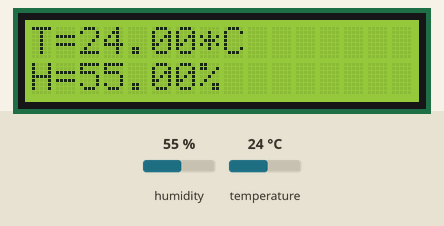
Bench run of a program on a simulated Arduino Uno, built with avr-gcc and run on an emulated ATmega328P. Shown: 16×2 character LCD. The inputs (shaded band) are chosen by the test bench; at power-on: humidity 55 %, temperature 24 °C. What the program prints to the serial monitor is not drawn.

Above: at 4.0 s.
4.1 s: humidity set to 22 %
At 6.5 s:
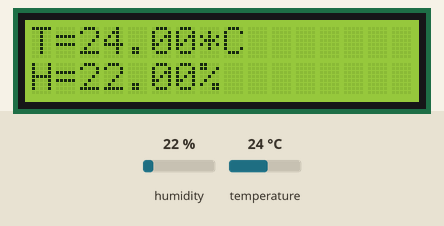
7.2 s: temperature set to 12 °C
At 8.0 s:
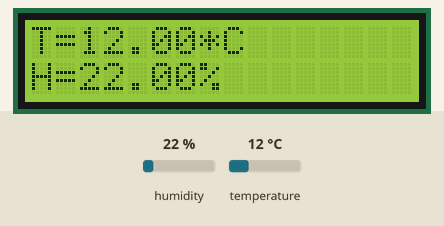
10.3 s: humidity set to 40 %
At 13.2 s:
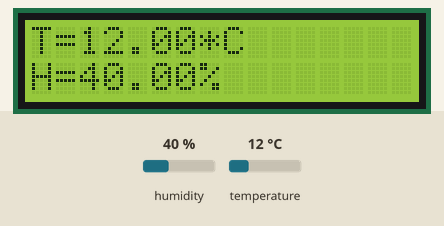
13.5 s: temperature set to 19 °C
At 14.9 s:
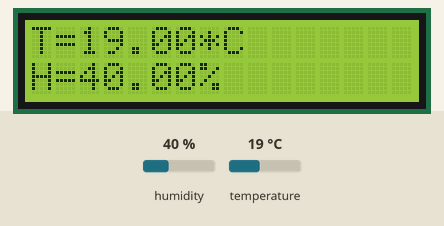
Timing chart, 0 to 16.5 s (numbered marks = the images above; inputs shaded):
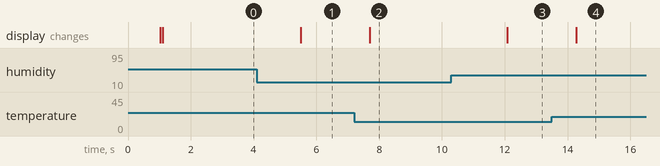

Measured:
- after the input at 4.1 s, the display: changes after 1.4 s (image 1)
- after the input at 7.2 s, the display: changes after 0.49 s (image 2)
- after the input at 10.3 s, the display: changes after 1.8 s (image 3)
- after the input at 13.5 s, the display: changes after 0.78 s (image 4)

The program:

main.cpp
```cpp
#include <Adafruit_Sensor.h>
#include <Arduino.h>
#include <DHT.h>
#include <Adafruit_LiquidCrystal.h>

// put function declarations here:
// int myFunction(int, int);

// void setup() {
  // put your setup code here, to run once:
  // int result = myFunction(2, 3);
// }

// void loop() {
  // put your main code here, to run repeatedly:
// }

// put function definitions here:
//  int myFunction(int x, int y) {
// return x + y;
// }


// Variables
#define DHTPIN 7 // connected to pin 2
#define DHTTYPE DHT11


DHT dht(DHTPIN, DHTTYPE);
Adafruit_LiquidCrystal lcd (12, 11, 5, 4, 3, 2);

void setup() {
  // put your setup code here, to run once:
  Serial.begin(9600);
  //Serial.println(F("DHTxx test!"));
  Serial.println("DHT11 test PIO!");

  dht.begin();

}

void loop() {
  // put your main code here, to run repeatedly:

  delay(1000); // Wait a few seconds between measurements
  // read temperature default(Celsius), can also read in Fahrenheit
  float temperature = dht.readTemperature();
  // Read Humidity reading
  float humidity = dht.readHumidity();


  // Check for errors
  if(isnan(temperature)|| isnan(humidity))
  {
    Serial.println(F("Failded to read from DHT sensor!"));
    return;
  }

 // Print to serial
  Serial.print("Temp in C " );
  Serial.println(temperature);

  Serial.print("Hum in % " );
  Serial.println(humidity);


  // Print to Lcd
  lcd.begin(16, 2); // display dimentions
  lcd.setCursor(0, 0);
  lcd.print("T=");
  lcd.setCursor(2, 0); // set
  lcd.print(temperature); // print data
  lcd.setCursor(7, 0);
  lcd.print("*C");

  lcd.setCursor(0,1); // second row
  lcd.print("H=");
  lcd.setCursor(2, 1);
  lcd.print(humidity);
  lcd.setCursor(7, 1);
  lcd.print("%");


}
```
